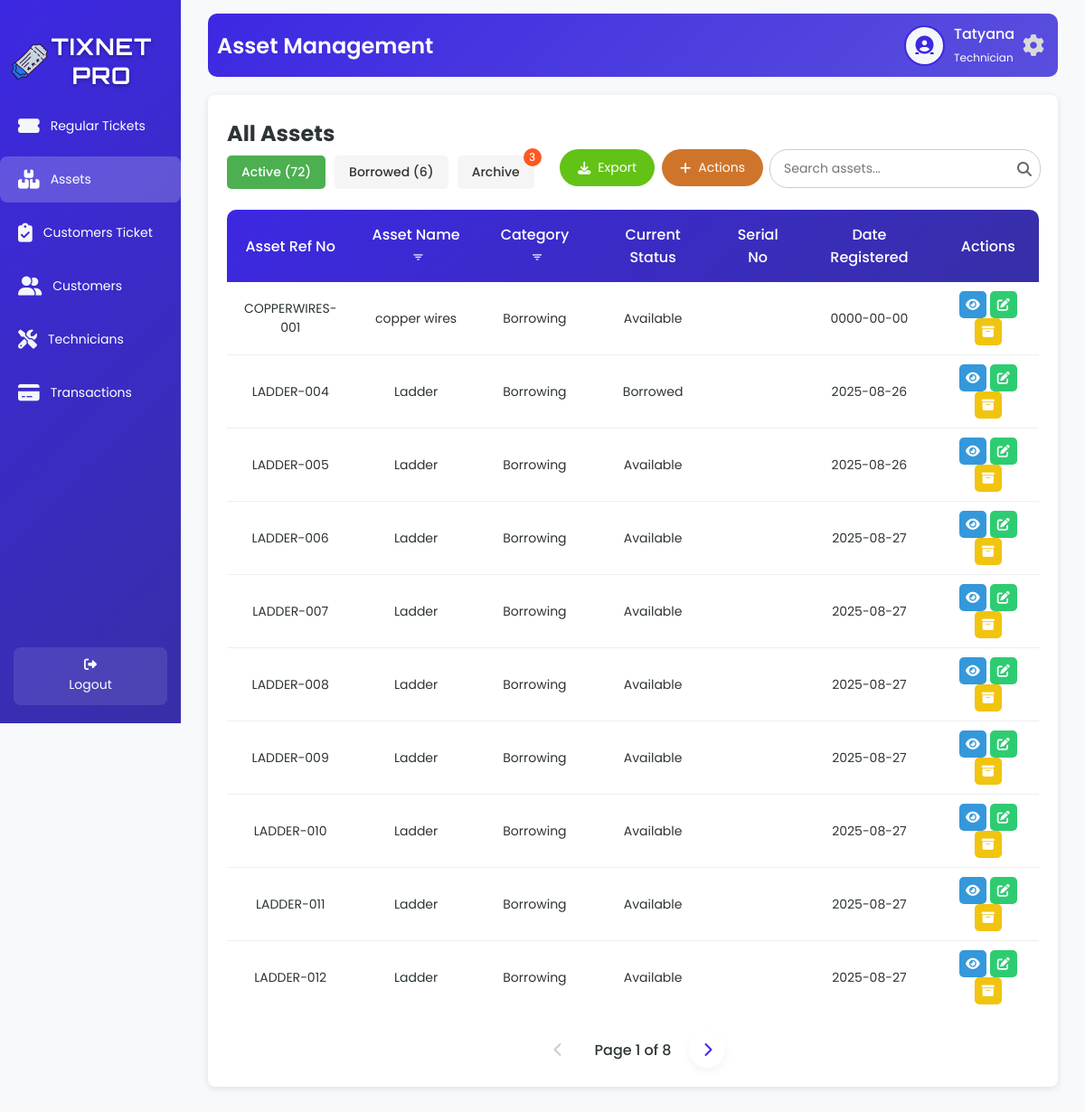
The app's page /assetsT.php (signed in) with its own data.
### tables this page shows
CREATE TABLE `tbl_assets` (
  `a_id` int(50) NOT NULL,
  `a_ref_no` varchar(200) NOT NULL,
  `a_name` varchar(200) NOT NULL,
  `a_status` varchar(200) NOT NULL,
  `a_current_status` varchar(200) NOT NULL,
  `a_quantity` int(50) NOT NULL,
  `a_serial_no` varchar(200) NOT NULL,
  `a_date` date NOT NULL
);

### assetsT.php (the view, shortened to what this page needs)
<?php
    include 'db.php';
    $username = $_SESSION['username'];
    $firstName = '';
    $userType = '';
    $avatarPath = 'default-avatar.png';
    $avatarFolder = 'Uploads/avatars/';
    $userAvatar = $avatarFolder . $username . '.png';
    if (file_exists($userAvatar)) {
        $avatarPath = $userAvatar;
    } else {
        $avatarPath = 'default-avatar.png';
    }
    if ($conn) {
        $sqlUser = "SELECT u_fname, u_type FROM tbl_user WHERE u_username = ?";
        $stmtUser = $conn->prepare($sqlUser);
        if ($stmtUser) {
            $stmtUser->bind_param("s", $username);
            $stmtUser->execute();
            $resultUser = $stmtUser->get_result();
            if ($resultUser->num_rows > 0) {
                $row = $resultUser->fetch_assoc();
                $firstName = $row['u_fname'];
                $userType = $row['u_type'];
            }
        } else {
            $_SESSION['error'] = "Error preparing user query.";
        }
    } else {
        $_SESSION['error'] = "Database connection failed.";
    }
    $limit = 10;
    $activePage = isset($_GET['active_page']) ? (int)$_GET['active_page'] : 1;
    $activeOffset = ($activePage - 1) * $limit;
    if ($conn) {
        $activeCountQuery = "SELECT COUNT(*) as total FROM tbl_assets WHERE a_current_status != 'Archived'";
        $activeCountResult = $conn->query($activeCountQuery);
        $totalActive = $activeCountResult ? $activeCountResult->fetch_assoc()['total'] : 0;
        $totalActivePages = ceil($totalActive / $limit);
        $sqlActive = "SELECT a_ref_no, a_name, a_status, a_current_status, a_date, a_serial_no FROM tbl_assets WHERE a_current_status != 'Archived' ORDER BY a_ref_no ASC LIMIT ?, ?";
        $stmtActive = $conn->prepare($sqlActive);
        $stmtActive->bind_param("ii", $activeOffset, $limit);
        $stmtActive->execute();
        $resultActive = $stmtActive->get_result();
        $archivedCountQuery = "SELECT COUNT(*) as total FROM tbl_assets WHERE a_current_status = 'Archived'";
        $archivedCountResult = $conn->query($archivedCountQuery);
        $totalArchived = $archivedCountResult ? $archivedCountResult->fetch_assoc()['total'] : 0;
    } else {
        $_SESSION['error'] = "Database connection failed.";
    }
    ?>
    <!DOCTYPE html>
    <html lang="en">
    <head>
        <link rel="stylesheet" href="assetsT.css">
        <link rel="stylesheet" href="https://cdnjs.cloudflare.com/ajax/libs/font-awesome/6.6.0/css/all.min.css">
        <link rel="stylesheet" href="https://unpkg.com/boxicons@2.1.4/css/boxicons.min.css">
    </head>
    <body>
    <div class="wrapper">
        <div class="sidebar">
        <h2><img src="image/logo.png" alt="Tix Net Icon" class="sidebar-icon">TixNet Pro</h2>
    <ul>
        <li><a href="staffD.php"><i class="fas fa-ticket-alt icon"></i> <span>Regular Tickets</span></a></li>
        <li><a href="assetsT.php" class="active"><i class="fas fa-boxes icon"></i> <span>Assets</span></a></li>
        <li><a href="AllCustomersT.php"><i class="fas fa-clipboard-check icon"></i> <span>Customers Ticket</span></a></li>
        <li><a href="customersT.php"><i class="fas fa-user-friends icon"></i> <span>Customers</span></a></li>
        <li><a href="AssignTech.php"><i class="fas fa-tools icon"></i> <span>Technicians</span></a></li>
        <li><a href="Payments.php"><i class="fas fa-credit-card icon"></i> <span>Transactions</span></a></li>
    </ul>
    <footer>
        <a href="technician_staff.php" class="back-home"><i class="fas fa-sign-out-alt"></i> Logout</a>
    </footer>
</div>
        <div class="container">
            <div class="upper">
                <h1>Asset Management</h1>
                <div class="user-profile">
                    <div class="user-icon">
                        <a href="image.php">
                            <?php
                            $cleanAvatarPath = preg_replace('/\?\d+$/', '', $avatarPath);
                            if (!empty($avatarPath) && file_exists($cleanAvatarPath)) {
                                echo "<img src='" . htmlspecialchars($avatarPath, ENT_QUOTES, 'UTF-8') . "' alt='User Avatar'>";
                            } else {
                                echo "<i class='fas fa-user-circle'></i>";
                            }
                            ?>
                        </a>
                    </div>
                    <div class="user-details">
                        <span><?php echo htmlspecialchars($firstName, ENT_QUOTES, 'UTF-8'); ?></span>
                        <small><?php echo htmlspecialchars(ucfirst($userType), ENT_QUOTES, 'UTF-8'); ?></small>
                    </div>
                    <a href="settings.php" class="settings-link">
                        <i class="fas fa-cog"></i>
                    </a>
                </div>
            </div>
            <div class="table-box glass-container">
                <div class="assets">
                    <h2>All Assets</h2>
                <div class="header-controls">
                   <div class="tab-buttons">
                   <button class="tab-btn active" onclick="showAssetTab('active')">Active (<?php echo $totalActive; ?>)</button>
                   <button class="tab-btn" onclick="showAssetTab('borrowed')">Borrowed (<?php
                     $borrowedCountQuery = "SELECT COUNT(*) as total FROM tbl_asset_status WHERE a_status = 'Borrowed'";
                     $borrowedCountResult = $conn->query($borrowedCountQuery);
                     $totalBorrowed = $borrowedCountResult ? $borrowedCountResult->fetch_assoc()['total'] : 0;
                   echo $totalBorrowed;
                   ?>)</button>
                   <button class="tab-btn" onclick="showAssetTab('archive')">Archive
                      <?php if ($totalArchived > 0): ?>
                        <span class="tab-badge"><?php echo $totalArchived; ?></span>
                      <?php endif; ?>
                   </button>
                </div>
                <div class="search-container">
                    <input type="text" class="search-bar" id="searchInput" placeholder="Search assets..." onkeyup="debouncedSearchAssets()">
                    <span class="search-icon"><i class="fas fa-search"></i></span>
                </div>
                 <div class="button-group">
                   <div class="action-container">
                      <button class="action-btn"><i class="fas fa-plus"></i> Actions</button>
                   </div>
               <div class="export-container">
                 <button class="export-btn"><i class="fas fa-download"></i> Export</button>
             </div>
            </div>
          </div>
                    <div id="assets-active" class="tab-content">
                        <table id="assets-table">
                            <thead>
                            <tr>
                            <th>Asset Ref No</th>
                            <th>Asset Name
                                    <button class="filter-btn" onclick="showAssetNameFilterModal('active')" title="Filter by Asset Name">
                                    <i class='bx bx-filter'></i>
                                    </button>
                            </th>
                            <th>Category
                                    <button class="filter-btn" onclick="showAssetStatusFilterModal('active')" title="Filter by Category">
                                    <i class='bx bx-filter'></i>
                                    </button>
                            </th>
                            <th>Current Status</th>
                            <th>Serial No</th>
                            <th>Date Registered</th>
                            <th>Actions</th>
                            </tr>
                            </thead>
                            <tbody id="assets-table-body">
                                <?php
                                if ($resultActive && $resultActive->num_rows > 0) {
                                    while ($row = $resultActive->fetch_assoc()) {
                                        echo "<tr>
                                                <td>" . htmlspecialchars($row['a_ref_no'], ENT_QUOTES, 'UTF-8') . "</td>
                                                <td>" . htmlspecialchars($row['a_name'], ENT_QUOTES, 'UTF-8') . "</td>
                                                <td>" . htmlspecialchars($row['a_status'], ENT_QUOTES, 'UTF-8') . "</td>
                                                <td>" . htmlspecialchars($row['a_current_status'], ENT_QUOTES, 'UTF-8') . "</td>
                                                <td>" . ($row['a_serial_no'] ? htmlspecialchars($row['a_serial_no'], ENT_QUOTES, 'UTF-8') : '') . "</td>
                                                <td>" . htmlspecialchars($row['a_date'], ENT_QUOTES, 'UTF-8') . "</td>
                                                <td>
                                                   <a class='view-btn' onclick=\"showAssetViewModal('" . htmlspecialchars($row['a_ref_no'], ENT_QUOTES, 'UTF-8') . "', '" . htmlspecialchars($row['a_name'], ENT_QUOTES, 'UTF-8') . "', '" . htmlspecialchars($row['a_status'], ENT_QUOTES, 'UTF-8') . "', '" . htmlspecialchars($row['a_current_status'], ENT_QUOTES, 'UTF-8') . "', '" . htmlspecialchars($row['a_date'], ENT_QUOTES, 'UTF-8') . "', '" . htmlspecialchars($row['a_serial_no'] ?? '', ENT_QUOTES, 'UTF-8') . "')\" title='View'><i class='fas fa-eye'></i></a>
                                                   <a class='edit-btn' onclick=\"showEditAssetModal('" . htmlspecialchars($row['a_ref_no'], ENT_QUOTES, 'UTF-8') . "', '" . htmlspecialchars($row['a_name'], ENT_QUOTES, 'UTF-8') . "', '" . htmlspecialchars($row['a_status'], ENT_QUOTES, 'UTF-8') . "', '" . htmlspecialchars($row['a_current_status'], ENT_QUOTES, 'UTF-8') . "', '" . htmlspecialchars($row['a_serial_no'] ?? '', ENT_QUOTES, 'UTF-8') . "')\" title='Edit'><i class='fas fa-edit'></i></a>
                                                   <a class='archive-btn' onclick=\"showArchiveModal('" . htmlspecialchars($row['a_ref_no'], ENT_QUOTES, 'UTF-8') . "', '" . htmlspecialchars($row['a_name'], ENT_QUOTES, 'UTF-8') . "')\" title='Archive'><i class='fas fa-archive'></i></a>
                                                </td></tr>";
                                    }
                                } else {
                                    echo "<tr><td colspan='8'>No active assets found.</td></tr>";
                                }
                                ?>
                            </tbody>
                        </table>
                        <div class="pagination" id="active-pagination">
                            <?php if ($activePage > 1): ?>
                                <a href="javascript:searchAssets(<?php echo $activePage - 1; ?>, 'active')" class="pagination-link"><i class="fas fa-chevron-left"></i></a>
                            <?php else: ?>
                                <span class="pagination-link disabled"><i class="fas fa-chevron-left"></i></span>
                            <?php endif; ?>
                            <span class="current-page">Page <?php echo $activePage; ?> of <?php echo $totalActivePages; ?></span>
                            <?php if ($activePage < $totalActivePages): ?>
                                <a href="javascript:searchAssets(<?php echo $activePage + 1; ?>, 'active')" class="pagination-link"><i class="fas fa-chevron-right"></i></a>
                            <?php else: ?>
                                <span class="pagination-link disabled"><i class="fas fa-chevron-right"></i></span>
                            <?php endif; ?>
                        </div>
                    </div>
                </div>
            </div>
        </div>
    </div>
    </body>
    </html>

### assetsT.php (style rules this page uses)
.filter-btn { background: transparent !important; border: none; cursor: pointer; font-size: 15px; color: #f5f8fc; margin-left: 5px; vertical-align: middle; padding: 0; outline: none; }
th .filter-btn { background: transparent !important; }

### records on screen
tbl_assets: a_ref_no "COPPERWIRES-001", a_name "copper wires", a_status "Borrowing", a_current_status "Available", a_date "0000-00-00"
tbl_assets: a_ref_no "LADDER-004", a_name "Ladder", a_status "Borrowing", a_current_status "Borrowed", a_date "2025-08-26"
tbl_assets: a_ref_no "LADDER-005", a_name "Ladder", a_status "Borrowing", a_current_status "Available", a_date "2025-08-26"
tbl_assets: a_ref_no "LADDER-006", a_name "Ladder", a_status "Borrowing", a_current_status "Available", a_date "2025-08-27"
tbl_assets: a_ref_no "LADDER-007", a_name "Ladder", a_status "Borrowing", a_current_status "Available", a_date "2025-08-27"
tbl_assets: a_ref_no "LADDER-008", a_name "Ladder", a_status "Borrowing", a_current_status "Available", a_date "2025-08-27"
tbl_assets: a_ref_no "LADDER-009", a_name "Ladder", a_status "Borrowing", a_current_status "Available", a_date "2025-08-27"
tbl_assets: a_ref_no "LADDER-010", a_name "Ladder", a_status "Borrowing", a_current_status "Available", a_date "2025-08-27"
tbl_assets: a_ref_no "LADDER-011", a_name "Ladder", a_status "Borrowing", a_current_status "Available", a_date "2025-08-27"
tbl_assets: a_ref_no "LADDER-012", a_name "Ladder", a_status "Borrowing", a_current_status "Available", a_date "2025-08-27"

### other values on screen
$firstName "Tatyana"
$userType "Technician"
$totalActive "72"
$totalBorrowed "6"
$totalArchived "3"
$activePage "1"
$totalActivePages "8"
